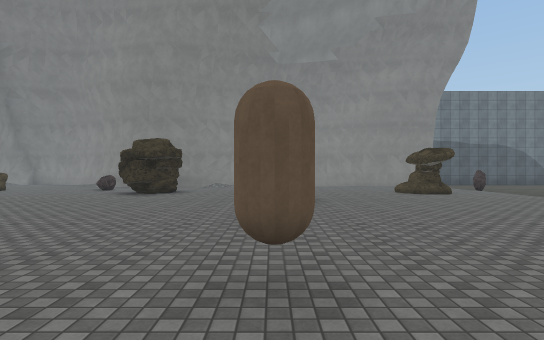
View 1 (above)

19 first-person views from a walk through a scene from a Unity 3-D project. The camera is 1.5 m above the floor, looks level and sees 80° across. The floor is counted in squares, 2 m on a side. Each view is taken from the middle of a square. On the plan, view 1 faces up. The plan holds only what a view shows up to about 11 squares ahead; the rest is blank. The place goes on beyond the plan. Some animated figures are left out. Surface patterns are stand-ins for the level's own textures.

View 2
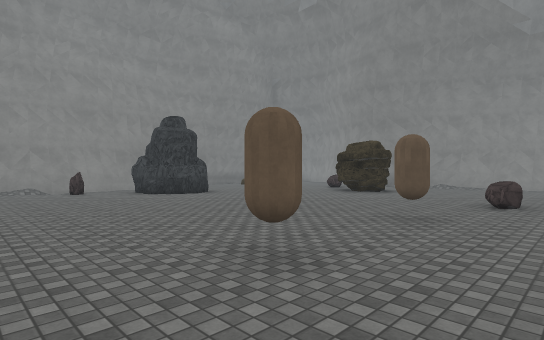

View 3
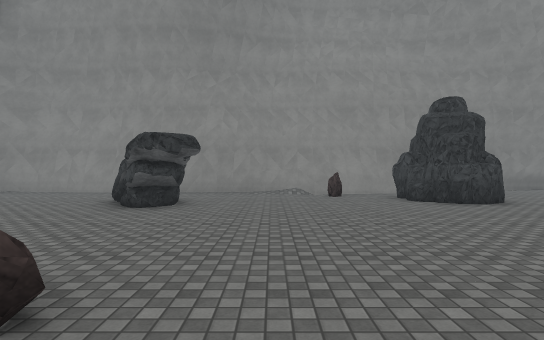

View 4
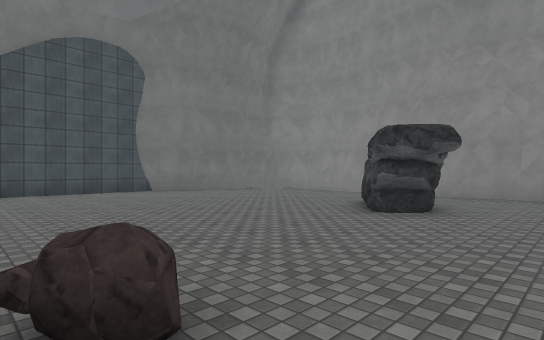

View 5
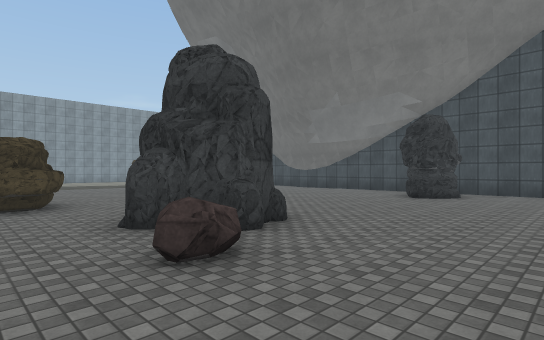

View 6
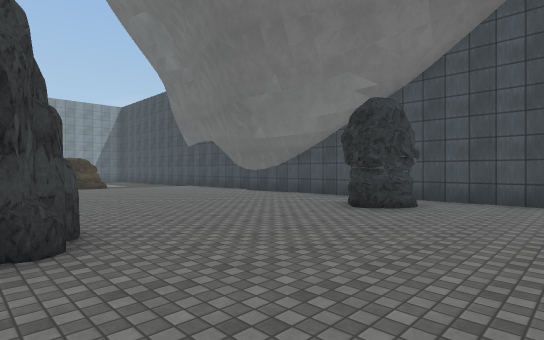

View 7
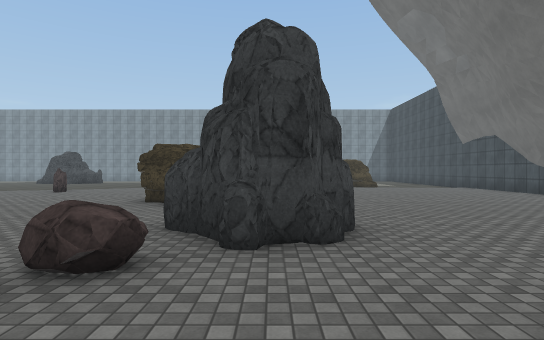

View 8
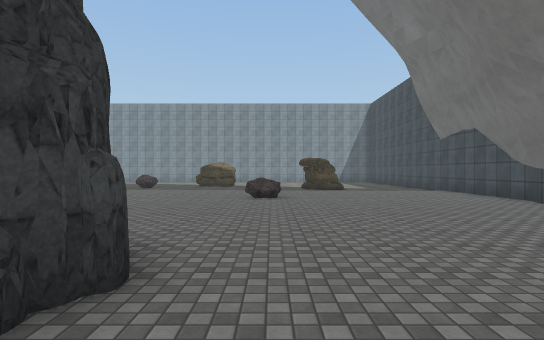

View 9
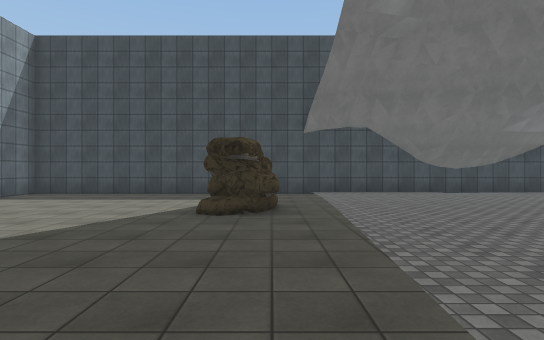

View 10
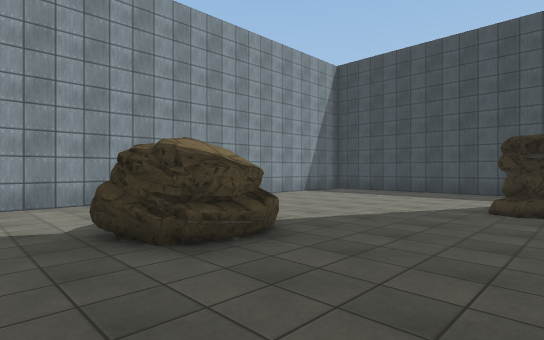

View 11
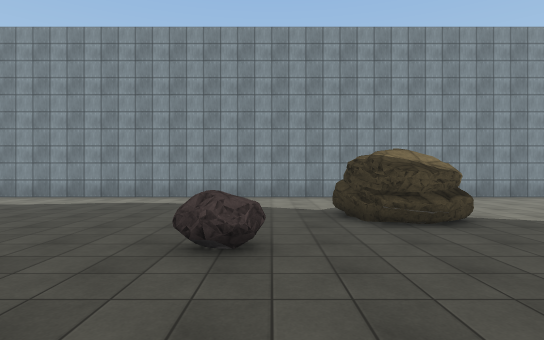

View 12
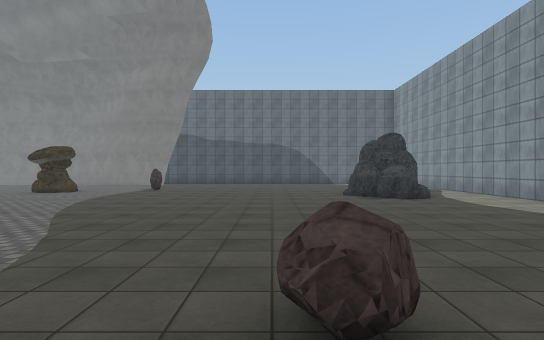

View 13
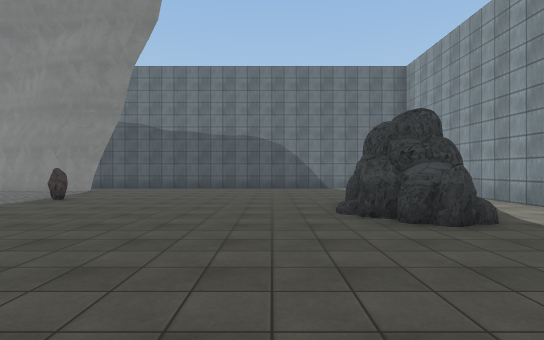

View 14
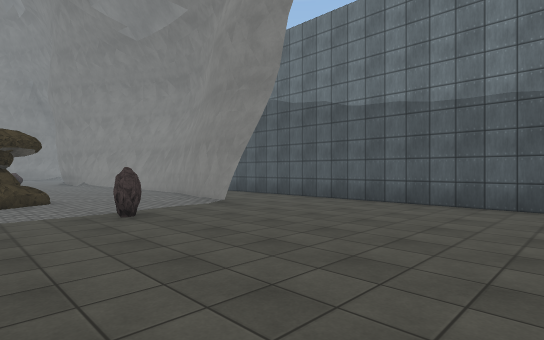

View 15
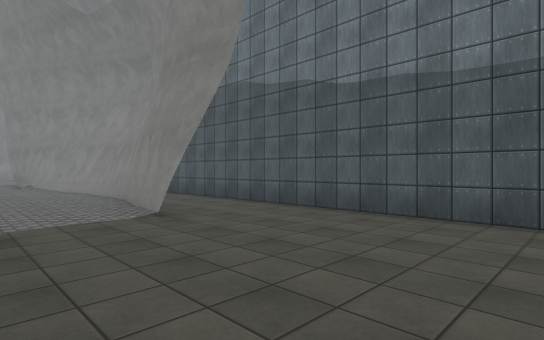

View 16
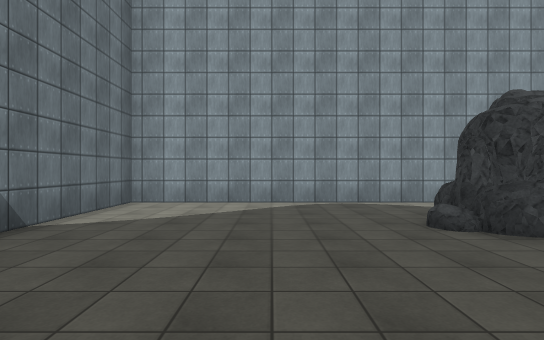

View 17
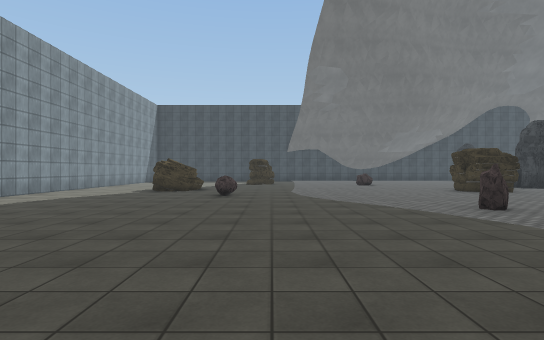

View 18
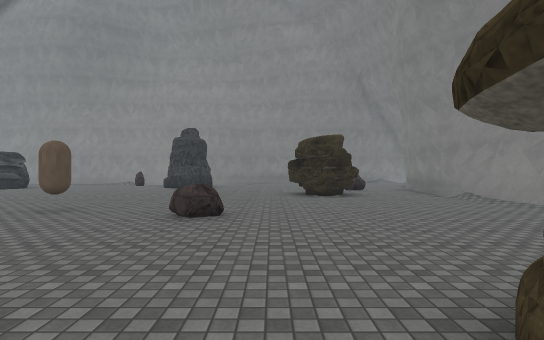

View 19
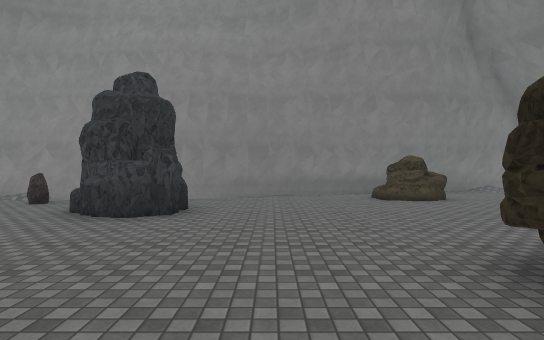

### Floor plan
Key: @ floor where view 1 was taken; # wall or solid block; . floor; = window, fence, low wall or low ledge; ^ raised ledge; C capsule.
Columns run from 13 left of view 1 to 19 right of it. Each row starts with its distance up from view 1.
 18                ###########  #####
 17                ........... .....#
 16 #                ...............#
 15 #.          ########............#
 14 #...    #####......=#...........#
 13 #....   ........................#
 12 #.#^... .............#..........#
 11 #.^^.....#........#.........##..#
 10 =........#........#.........##..#
  9  #..........................##..#
  8  #............^.................#
  7  ##.............................#
  6   #. #..........................#
  5   #.##.......C......#...........#
  4   #.............................#
  3   #.#...........................#
  2   #..........C...........=......#
  1   #..............#.......=......#
  0   #..........@..##..............#
 -1   #...##....##.............## ..#
 -2   #.. #.....## ............#    #
 -3   # .........#................
 -4   #.................^..........
 -5   #.............................#
 -6   #.....................##......#
 -7   #...................... ......#
 -8   #  .......#............ ......#
 -9       ......#............ ......#
-10         ..... ........... ......#
-11         ##########==#############

Positions as (right, up) in squares from view 1, and headings:
1: (0, 0), facing up
2: (2, 0), facing up-left
3: (0, 1), facing left
4: (-1, 1), facing down-left
5: (-4, 1), facing down-right
6: (-4, -2), facing down-right
7: (-4, -2), facing right
8: (-2, -4), facing right
9: (11, 0), facing down
10: (11, 1), facing down-right
11: (9, 1), facing right
12: (12, 0), facing up
13: (13, 4), facing up
14: (13, 10), facing up-left
15: (12, 12), facing up-left
16: (11, 14), facing right
17: (11, 11), facing down
18: (6, 9), facing left
19: (-2, 8), facing left
